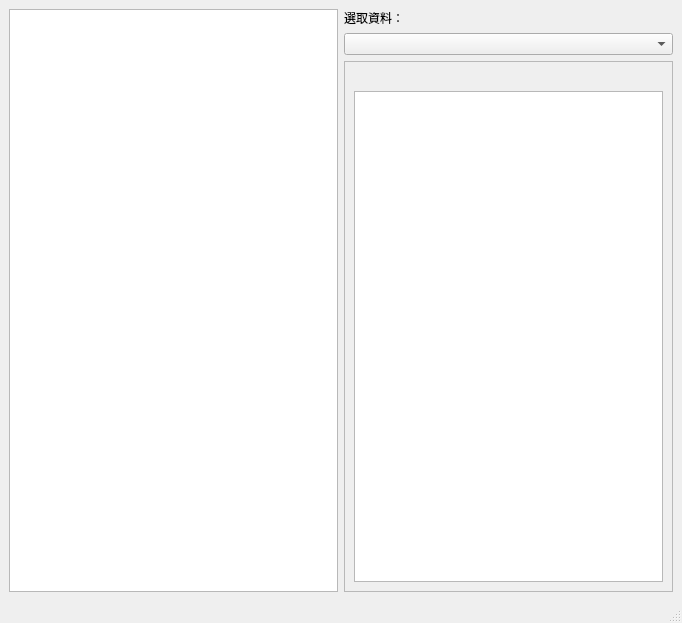
<?xml version="1.0" encoding="UTF-8"?>
<ui version="4.0">
 <class>MainWindow</class>
 <widget class="QMainWindow" name="MainWindow">
  <property name="geometry">
   <rect>
    <x>0</x>
    <y>0</y>
    <width>682</width>
    <height>623</height>
   </rect>
  </property>
  <property name="windowTitle">
   <string>MainWindow</string>
  </property>
  <widget class="QWidget" name="centralwidget">
   <layout class="QVBoxLayout" name="verticalLayout_3">
    <item>
     <layout class="QHBoxLayout" name="horizontalLayout">
      <item>
       <widget class="GraphicsLayoutWidget" name="graphicsView"/>
      </item>
      <item>
       <layout class="QVBoxLayout" name="verticalLayout_2">
        <item>
         <widget class="QLabel" name="label">
          <property name="text">
           <string>選取資料：</string>
          </property>
         </widget>
        </item>
        <item>
         <widget class="QComboBox" name="dataItem"/>
        </item>
        <item>
         <widget class="QFrame" name="frame">
          <property name="frameShape">
           <enum>QFrame::StyledPanel</enum>
          </property>
          <property name="frameShadow">
           <enum>QFrame::Raised</enum>
          </property>
          <layout class="QVBoxLayout" name="verticalLayout">
           <item>
            <spacer name="horizontalSpacer">
             <property name="orientation">
              <enum>Qt::Horizontal</enum>
             </property>
             <property name="sizeHint" stdset="0">
              <size>
               <width>40</width>
               <height>20</height>
              </size>
             </property>
            </spacer>
           </item>
           <item>
            <widget class="QTextBrowser" name="textBrowser"/>
           </item>
          </layout>
         </widget>
        </item>
       </layout>
      </item>
     </layout>
    </item>
   </layout>
  </widget>
  <widget class="QMenuBar" name="menubar">
   <property name="geometry">
    <rect>
     <x>0</x>
     <y>0</y>
     <width>682</width>
     <height>36</height>
    </rect>
   </property>
  </widget>
  <widget class="QStatusBar" name="statusbar"/>
 </widget>
 <customwidgets>
  <customwidget>
   <class>GraphicsLayoutWidget</class>
   <extends>QGraphicsView</extends>
   <header location="global">pyqtgraph</header>
  </customwidget>
 </customwidgets>
 <resources/>
 <connections/>
</ui>
